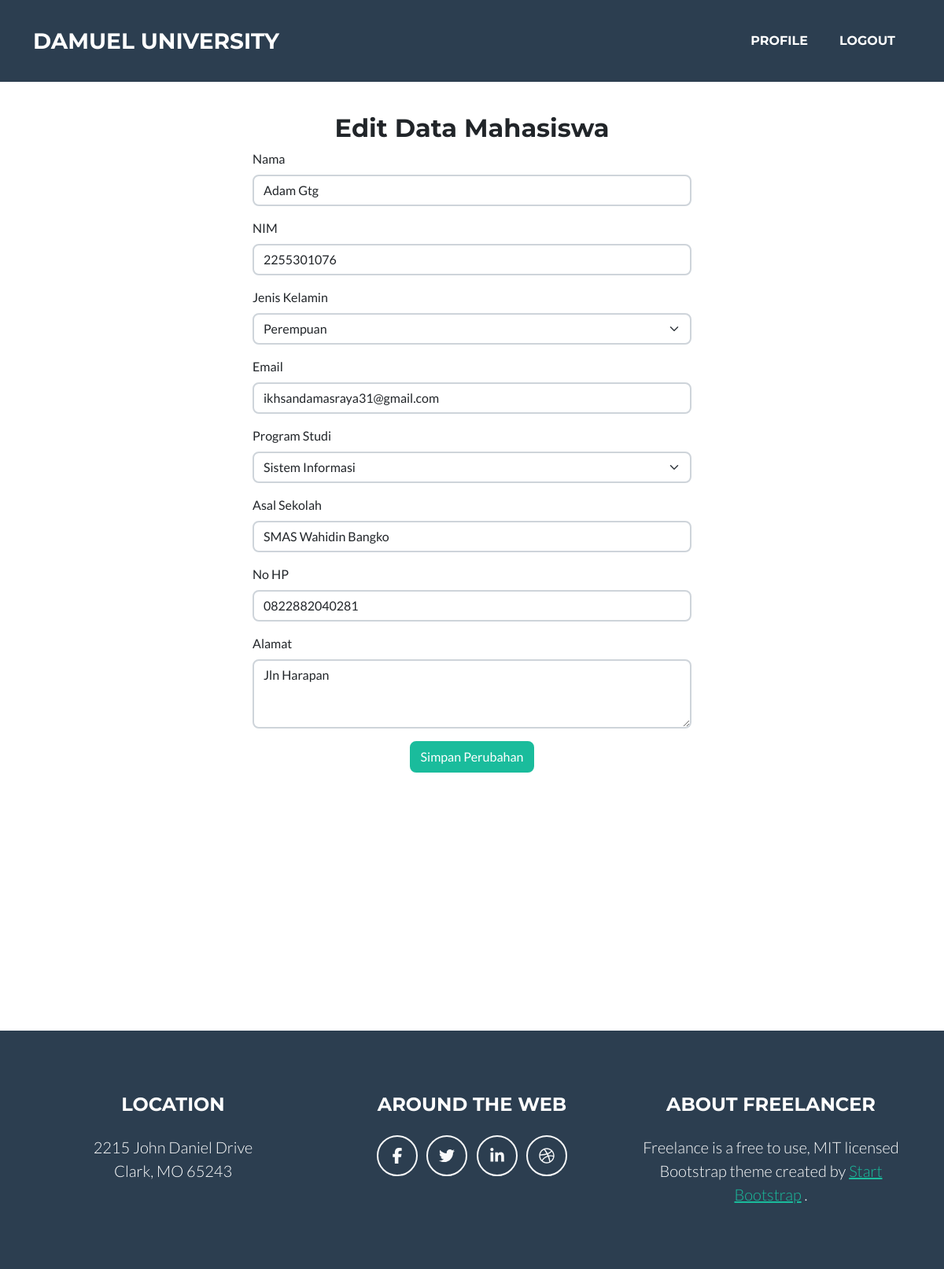
Screenshot of /Mahasiswa/edit/6 with the database file from the repository.
### tables this page shows
CREATE TABLE `mahasiswa` (
  `id` int(11) NOT NULL,
  `nama` varchar(255) NOT NULL,
  `nim` varchar(10) NOT NULL,
  `jenis_kelamin` enum('L','P') NOT NULL,
  `email` varchar(255) NOT NULL,
  `nama_prodi` int(11) DEFAULT NULL,
  `asal_sekolah` varchar(255) NOT NULL,
  `no_hp` varchar(20) NOT NULL,
  `alamat` text NOT NULL,
  `created_at` timestamp NOT NULL DEFAULT current_timestamp(),
  `updated_at` timestamp NOT NULL DEFAULT current_timestamp() ON UPDATE current_timestamp()
);

### application/controllers/Mahasiswa.php (called while the page is built, shortened)
<?php
class Mahasiswa extends CI_Controller
{
	public function __construct()
	{
		$this->load->model('Mahasiswa_model');
		$this->load->model('Prodi_model');
		$this->load->model('User_model');
	}
	public function edit($id)
	{
		$data['judul'] = "Halaman Edit Mahasiswa";
		$data['mahasiswa'] = $this->Mahasiswa_model->getById($id);
		$data['user'] = $this->db->get_where('user', ['email' =>$this->session->userdata('email')])->row_array();
		$data['prodi'] = $this->Prodi_model->get();
		$this->form_validation->set_rules('nama', 'Nama Mahasiswa', 'required', [
			'required' => 'Nama Mahasiswa Wajib di isi'
		]);
		$this->form_validation->set_rules('nim', 'NIM', 'required', [
			'required' => 'NIM Mahasiswa Wajib di isi'
		]);
		$this->form_validation->set_rules('email', 'Email', 'required', [
			'required' => 'Email Mahasiswa Wajib di isi'
		]);
		$this->form_validation->set_rules('nama_prodi', 'Prodi', 'required', [
			'required' => 'Prodi Mahasiswa Wajib di isi'
		]);
		$this->form_validation->set_rules('alamat', 'Alamat', 'required', [
			'required' => 'Alamat Mahasiswa Wajib di isi'
		]);
		$this->form_validation->set_rules('asal_sekolah', 'Asal Sekolah', 'required', [
			'required' => 'Asal Sekolah Mahasiswa Wajib di isi'
		]);
		$this->form_validation->set_rules('no_hp', 'No HP', 'required|numeric', [
			'required' => 'NO HP Mahasiswa Wajib di isi',
			'numeric' => 'NO HP harus Angka'
		]);
		$this->form_validation->set_rules('jenis_kelamin', 'Jenis Kelamin', 'required', [
			'required' => 'Jenis Kelamin Mahasiswa Wajib di isi',
		]);
		if ($this->form_validation->run() == false) {
			$this->load->view("layout/header", $data);
			$this->load->view("mahasiswa/vw_ubah_mahasiswa", $data);
			$this->load->view("layout/footer");
		}
	}
}

### index.php (called while the page is built, shortened)
<?php
require_once BASEPATH.'core/CodeIgniter.php';

### application/models/Mahasiswa_model.php (called while the page is built, shortened)
<?php
class Mahasiswa_model extends CI_Model
{
	public $table = 'mahasiswa';
	public function getById($id)
	{
		$this->db->from($this->table);
		$this->db->where('id', $id);
		$query = $this->db->get();
		return $query->row_array();
	}
}
?>

### application/views/mahasiswa/vw_ubah_mahasiswa.php (the view, shortened to what this page needs)
<div class="container">
    <h2 class="mt-5 text-center">Edit Data Mahasiswa</h2>
    <form action="" method="post">
		<div class="mb-3 col-6 mx-auto">
			<label for="nama" class="form-label">Nama</label>
			<input type="text" class="form-control" id="nama" name="nama" value="<?=$mahasiswa['nama'];?>" >
		</div>
		<div class="mb-3 col-6 mx-auto">
			<label for="nim" class="form-label">NIM</label>
			<input type="text" class="form-control" id="nim" name="nim" value="<?=$mahasiswa['nim'];?>">
		</div>
		<div class="mb-3 col-6 mx-auto">
			<label for="jenis_kelamin" class="form-label">Jenis Kelamin</label>
			<select class="form-select" id="jenis_kelamin" name="jenis_kelamin" >
				<option value="P" <?= ($mahasiswa['jenis_kelamin'] == 'P') ? 'selected' : ''; ?>>Perempuan</option>
			</select>
		</div>
		<div class="mb-3 col-6 mx-auto">
			<label for="email" class="form-label">Email</label>
			<input type="email" class="form-control" id="email" name="email" value="<?=$mahasiswa['email'];?>">
		</div>
		<div class="mb-3 col-6 mx-auto">
			<label for="prodi" class="form-label">Program Studi</label>
			<select class="form-select" id="nama_prodi" name="nama_prodi" >
				<option value="2" <?= ($mahasiswa['nama_prodi'] == 2) ? 'selected' : ''; ?>>Sistem Informasi</option>
			</select>
		</div>
		<div class="mb-3 col-6 mx-auto">
			<label for="asal_sekolah" class="form-label">Asal Sekolah</label>
			<input type="text" class="form-control" id="asal_sekolah" name="asal_sekolah"
			value="<?=$mahasiswa['asal_sekolah'];?>">
		</div>
		<div class="mb-3 col-6 mx-auto">
			<label for="no_hp" class="form-label">No HP</label>
			<input type="text" class="form-control" id="no_hp" name="no_hp"  value="<?=$mahasiswa['no_hp'];?>">
		</div>
		<div class="mb-3 col-6 mx-auto">
    		<label for="alamat" class="form-label">Alamat</label>
    		<textarea class="form-control" id="alamat" name="alamat" rows="3"><?= $mahasiswa['alamat']; ?></textarea>
		</div>
		<div class="mb-3 col-6 mx-auto text-center">
			<button type="submit" class="btn btn-primary">Simpan Perubahan</button>
		</div>
	</form>
</div>

### rows the page displays
mahasiswa: nama "Adam Gtg", nim "2255301076", jenis_kelamin "Perempuan", email "ikhsandamasraya31@gmail.com", nama_prodi "Sistem Informasi", asal_sekolah "SMAS Wahidin Bangko", no_hp "0822882040281", alamat "Jln Harapan"
